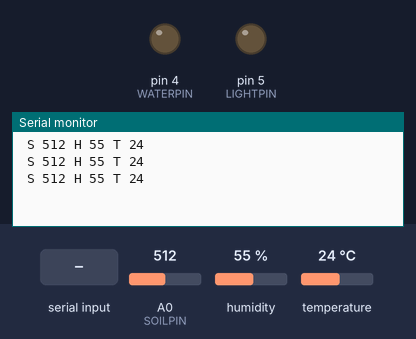
This sketch was run on a simulated Arduino Uno, built with avr-gcc and run on an emulated ATmega328P. On the bench: output pins drawn as LEDs (lit = HIGH), the last lines printed to the serial monitor. Inputs (shaded band) come from the test bench; at power-on: A0 (SOILPIN) = 512, humidity 55 %, temperature 24 °C. The local clock reads 2024-03-15 10:24:30 at power-on unless the sketch sets it.

Above: at 1.2 s.
1.3 s: "l90\n" received over Serial
At 7.0 s:
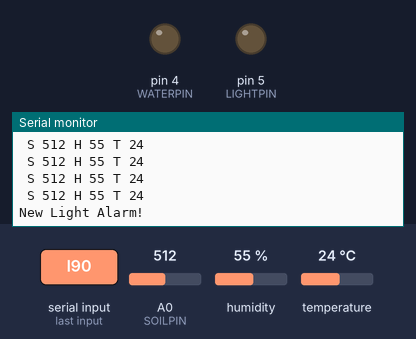
7.3 s: "i90\n" received over Serial
At 13.0 s:
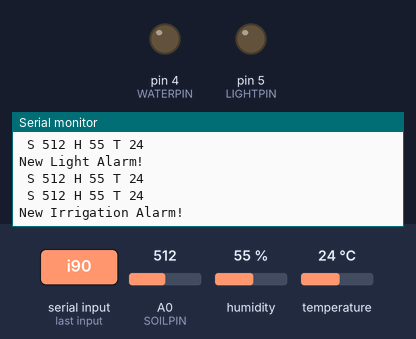
13.3 s: "s90\n" received over Serial
At 13.93 s:
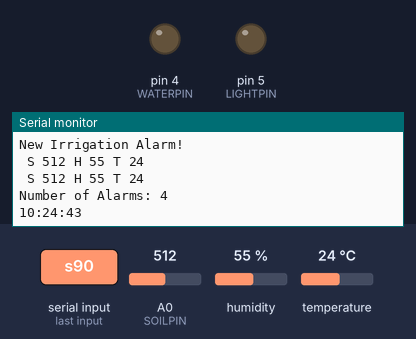

Measured:
- after the input at 1.3 s, the serial monitor: prints a new line after 5.2 s (image 1)
- after the input at 7.3 s, the serial monitor: prints a new line after 5.3 s (image 2)
- after the input at 13.3 s, the serial monitor: prints a new line after 0.32 s (image 3)

The sketch:

greenhouse.ino
```cpp
#include <DS3231.h>
#include <DHT.h>

#define NOTHING 0

#define DHTTYPE DHT11
#define DHTPIN 3

#define WATERPIN 4
#define LIGHTPIN 5
#define SOILPIN 0

#define MAXALARMS 100

#define ONLIGHT 4
#define OFFLIGHT 3
#define ONIRRIGATE 2
#define OFFIRRIGATE 1

DHT dht(DHTPIN, DHTTYPE);
DS3231 rtc(SDA, SCL);

//-------------------------------------Watering

void turnOnIrrigation() {
  Serial.println("IRRIGATING. . .");
  digitalWrite(WATERPIN, HIGH);
}

void turnOffIrrigation() {
  Serial.println("DONE\n");
  digitalWrite(WATERPIN, LOW);
}

//--------------------------------- Ilumination

void turnOnLight() {
  Serial.println("Turn ON LIGHT");
  digitalWrite(LIGHTPIN, HIGH);
}

void turnOffLight() {
  Serial.println("Turn OFF LIGHT");
  digitalWrite(LIGHTPIN, LOW);
}

//-----------------------------------------RTC

struct Alarm {
  unsigned DOW;
  unsigned Hour, Minute, Second;
  unsigned action;

  Alarm() {}
  Alarm(unsigned d, unsigned h, unsigned m, unsigned s, unsigned a) {
    this->DOW = d;
    this->Hour = h;
    this->Minute = m;
    this->Second = s;
    this->action = a;
  }

  Alarm(unsigned h, unsigned m, unsigned s, unsigned a) {
    this->DOW = NOTHING;
    this->Hour = h;
    this->Minute = m;
    this->Second = s;
    this->action = a;
  }

  bool operator==(const Alarm &Other) const {
    if (this->DOW == Other.DOW)
      if (this->Hour == Other.Hour)
        if (this->Minute == Other.Minute)
          if (this->Second == Other.Second)
            return true;
    return false;
  }

  bool operator==(const Time &Other) const {
    if (this->DOW == Other.dow)
      if (this->Hour == Other.hour)
        if (this->Minute == Other.min)
          if (this->Second <= Other.sec)
            return true;
    return false;
  }
};

int numberOfAlarms;
Alarm alarms[MAXALARMS];

bool addAlarm(unsigned h, unsigned m, unsigned s, unsigned a) {
  Alarm alarm(h, m, s, a);

  if (numberOfAlarms < MAXALARMS) {
    alarms[numberOfAlarms] = alarm;
    numberOfAlarms++;
    return true;
  }
  return false;
}

void addLightAlarm(unsigned hi, unsigned mi, unsigned si, unsigned hf, unsigned mf, unsigned sf) {
  addAlarm(hi, mi, si, ONLIGHT);
  addAlarm(hf, mf, sf, OFFLIGHT);
}

void addIrrigateAlarm(unsigned hi, unsigned mi, unsigned si, unsigned hf, unsigned mf, unsigned sf) {
  addAlarm(hi, mi, si, ONIRRIGATE);
  addAlarm(hf, mf, sf, OFFIRRIGATE);
}

void removeAlarm(unsigned idx) {
  for (int i=0; i<numberOfAlarms-1; i++) {
    if (i >= idx)
      alarms[i] = alarms[i+1];
  }

  numberOfAlarms--;
}

bool removeAllAlarms() {
  numberOfAlarms = 0;
}

void activateAction(unsigned idx) {
  switch (alarms[idx].action) {
    case ONLIGHT:
      turnOnLight();
      break;
    case OFFLIGHT:
      turnOffLight();
      break;
    case ONIRRIGATE:
      turnOnIrrigation();
      break;
    case OFFIRRIGATE:
      turnOffIrrigation();
      break;
  }
}

void verifyAlarm(unsigned idx) {
  Time actual = rtc.getTime();

  if (numberOfAlarms < idx) return;
  if (alarms[idx] == actual) {
    activateAction(idx);
    removeAlarm(idx);
  }
}

void verifyAllAlarms() {
  for (int i=0; i<numberOfAlarms; i++) {
    verifyAlarm(i);
  }
}

//--------------------------------------------

void printStatus() {
  Serial.print("Number of Alarms: ");
  Serial.println(numberOfAlarms);
  Serial.println(rtc.getTimeStr());
}

void setup() {
  Serial.begin(9600);

  dht.begin();
  rtc.begin();

  pinMode(WATERPIN, OUTPUT);
  pinMode(LIGHTPIN, OUTPUT);
}

void loop() {
  float h = dht.readHumidity();
  float t = dht.readTemperature();
  float s = analogRead(SOILPIN);

  Serial.print(" S ");
  Serial.print(int(s));
  Serial.print(" H ");
  Serial.print(int(h));
  Serial.print(" T ");
  Serial.println(int(t));

  verifyAllAlarms();

  unsigned n[3], o[3];
  while(Serial.available()) {
    char a = Serial.read();
    switch (a) {
      case 'l':
        n[0] = Serial.parseInt();
        n[1] = Serial.parseInt();
        n[2] = Serial.parseInt();

        o[0] = Serial.parseInt();
        o[1] = Serial.parseInt();
        o[2] = Serial.parseInt();

        addLightAlarm(n[0], n[1], n[2], o[0], o[1], o[2]);
        Serial.println("New Light Alarm!");
        break;
      case 'i':
        n[0] = Serial.parseInt();
        n[1] = Serial.parseInt();
        n[2] = Serial.parseInt();

        o[0] = Serial.parseInt();
        o[1] = Serial.parseInt();
        o[2] = Serial.parseInt();

        addIrrigateAlarm(n[0], n[1], n[2], o[0], o[1], o[2]);
        Serial.println("New Irrigation Alarm!");
        break;
      case 'r':
        removeAllAlarms();
        break;
      case 's':
        printStatus();
        break;
    }
  }

  delay(500);
}
```
